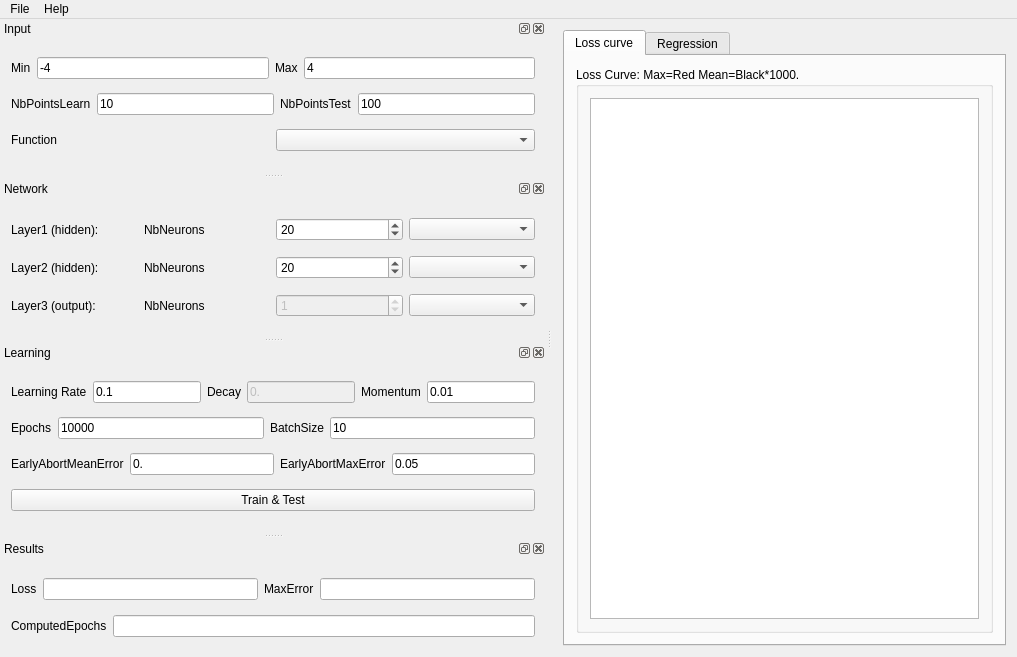
<?xml version="1.0" encoding="UTF-8"?>
<ui version="4.0">
 <class>MainWindow</class>
 <widget class="QMainWindow" name="MainWindow">
  <property name="geometry">
   <rect>
    <x>0</x>
    <y>0</y>
    <width>1017</width>
    <height>657</height>
   </rect>
  </property>
  <property name="windowTitle">
   <string>Function regression test</string>
  </property>
  <property name="documentMode">
   <bool>false</bool>
  </property>
  <widget class="QWidget" name="centralWidget">
   <layout class="QGridLayout" name="gridLayout">
    <item row="0" column="1">
     <widget class="QTabWidget" name="tabWidget">
      <property name="sizePolicy">
       <sizepolicy hsizetype="Preferred" vsizetype="Preferred">
        <horstretch>0</horstretch>
        <verstretch>0</verstretch>
       </sizepolicy>
      </property>
      <property name="currentIndex">
       <number>0</number>
      </property>
      <widget class="QWidget" name="tab">
       <attribute name="title">
        <string>Loss curve</string>
       </attribute>
       <layout class="QGridLayout" name="gridLayout_3">
        <item row="0" column="0">
         <widget class="QGroupBox" name="groupBox">
          <property name="sizePolicy">
           <sizepolicy hsizetype="Preferred" vsizetype="Preferred">
            <horstretch>0</horstretch>
            <verstretch>0</verstretch>
           </sizepolicy>
          </property>
          <property name="title">
           <string>Loss Curve: Max=Red Mean=Black*1000.</string>
          </property>
          <layout class="QGridLayout" name="gridLayout_2">
           <item row="0" column="0">
            <widget class="QGraphicsView" name="gvLearningCurve">
             <property name="sizePolicy">
              <sizepolicy hsizetype="Preferred" vsizetype="Preferred">
               <horstretch>0</horstretch>
               <verstretch>0</verstretch>
              </sizepolicy>
             </property>
             <property name="dragMode">
              <enum>QGraphicsView::ScrollHandDrag</enum>
             </property>
            </widget>
           </item>
          </layout>
         </widget>
        </item>
       </layout>
      </widget>
      <widget class="QWidget" name="tab_2">
       <attribute name="title">
        <string>Regression</string>
       </attribute>
       <layout class="QGridLayout" name="gridLayout_5">
        <item row="0" column="0">
         <widget class="QGroupBox" name="groupBox_2">
          <property name="title">
           <string>Red=truth, Blue=net output</string>
          </property>
          <layout class="QGridLayout" name="gridLayout_7">
           <item row="0" column="0">
            <widget class="QGraphicsView" name="gvRegression">
             <property name="sizePolicy">
              <sizepolicy hsizetype="Preferred" vsizetype="Preferred">
               <horstretch>0</horstretch>
               <verstretch>0</verstretch>
              </sizepolicy>
             </property>
             <property name="dragMode">
              <enum>QGraphicsView::ScrollHandDrag</enum>
             </property>
            </widget>
           </item>
          </layout>
         </widget>
        </item>
       </layout>
      </widget>
     </widget>
    </item>
   </layout>
  </widget>
  <widget class="QMenuBar" name="menuBar">
   <property name="geometry">
    <rect>
     <x>0</x>
     <y>0</y>
     <width>1017</width>
     <height>21</height>
    </rect>
   </property>
   <widget class="QMenu" name="menuFile">
    <property name="title">
     <string>File</string>
    </property>
    <addaction name="actionQuit"/>
   </widget>
   <widget class="QMenu" name="menuHelp">
    <property name="title">
     <string>Help</string>
    </property>
    <addaction name="actionAbout"/>
   </widget>
   <addaction name="menuFile"/>
   <addaction name="menuHelp"/>
  </widget>
  <widget class="QDockWidget" name="dockWidget_7">
   <property name="windowTitle">
    <string>Input</string>
   </property>
   <attribute name="dockWidgetArea">
    <number>1</number>
   </attribute>
   <widget class="QWidget" name="dockWidgetContents_7">
    <layout class="QVBoxLayout" name="verticalLayout">
     <item>
      <layout class="QHBoxLayout" name="horizontalLayout_10">
       <item>
        <widget class="QLabel" name="label_19">
         <property name="text">
          <string>Min</string>
         </property>
        </widget>
       </item>
       <item>
        <widget class="QLineEdit" name="leInputMin">
         <property name="text">
          <string>-4</string>
         </property>
        </widget>
       </item>
       <item>
        <widget class="QLabel" name="label_18">
         <property name="text">
          <string>Max</string>
         </property>
        </widget>
       </item>
       <item>
        <widget class="QLineEdit" name="leInputMax">
         <property name="text">
          <string>4</string>
         </property>
        </widget>
       </item>
      </layout>
     </item>
     <item>
      <layout class="QHBoxLayout" name="horizontalLayout_11">
       <item>
        <widget class="QLabel" name="label_20">
         <property name="text">
          <string>NbPointsLearn</string>
         </property>
        </widget>
       </item>
       <item>
        <widget class="QLineEdit" name="leNbPointsLearn">
         <property name="text">
          <string>10</string>
         </property>
        </widget>
       </item>
       <item>
        <widget class="QLabel" name="label_21">
         <property name="text">
          <string>NbPointsTest</string>
         </property>
        </widget>
       </item>
       <item>
        <widget class="QLineEdit" name="leNbPointsTest">
         <property name="text">
          <string>100</string>
         </property>
        </widget>
       </item>
      </layout>
     </item>
     <item>
      <layout class="QHBoxLayout" name="horizontalLayout_9">
       <item>
        <widget class="QLabel" name="label_6">
         <property name="text">
          <string>Function</string>
         </property>
        </widget>
       </item>
       <item>
        <widget class="QComboBox" name="cbFunction"/>
       </item>
      </layout>
     </item>
    </layout>
   </widget>
  </widget>
  <widget class="QDockWidget" name="dockWidget">
   <property name="sizePolicy">
    <sizepolicy hsizetype="Expanding" vsizetype="Minimum">
     <horstretch>0</horstretch>
     <verstretch>0</verstretch>
    </sizepolicy>
   </property>
   <property name="windowTitle">
    <string>Network</string>
   </property>
   <attribute name="dockWidgetArea">
    <number>1</number>
   </attribute>
   <widget class="QWidget" name="dockWidgetContents">
    <layout class="QVBoxLayout" name="verticalLayout_4">
     <item>
      <layout class="QHBoxLayout" name="horizontalLayout_7">
       <item>
        <widget class="QLabel" name="label_15">
         <property name="text">
          <string>Layer1 (hidden):</string>
         </property>
        </widget>
       </item>
       <item>
        <widget class="QLabel" name="label_17">
         <property name="text">
          <string>NbNeurons</string>
         </property>
        </widget>
       </item>
       <item>
        <widget class="QSpinBox" name="sbNbNeurons2">
         <property name="minimum">
          <number>1</number>
         </property>
         <property name="maximum">
          <number>200</number>
         </property>
         <property name="value">
          <number>20</number>
         </property>
        </widget>
       </item>
       <item>
        <widget class="QComboBox" name="cbActivationLayer1">
         <property name="currentText">
          <string/>
         </property>
        </widget>
       </item>
      </layout>
     </item>
     <item>
      <layout class="QHBoxLayout" name="horizontalLayout">
       <item>
        <widget class="QLabel" name="label_16">
         <property name="text">
          <string>Layer2 (hidden):</string>
         </property>
        </widget>
       </item>
       <item>
        <widget class="QLabel" name="label">
         <property name="text">
          <string>NbNeurons</string>
         </property>
        </widget>
       </item>
       <item>
        <widget class="QSpinBox" name="sbNbNeurons3">
         <property name="minimum">
          <number>1</number>
         </property>
         <property name="maximum">
          <number>200</number>
         </property>
         <property name="value">
          <number>20</number>
         </property>
        </widget>
       </item>
       <item>
        <widget class="QComboBox" name="cbActivationLayer2"/>
       </item>
      </layout>
     </item>
     <item>
      <layout class="QHBoxLayout" name="horizontalLayout_8">
       <item>
        <widget class="QLabel" name="label_2">
         <property name="text">
          <string>Layer3 (output):</string>
         </property>
        </widget>
       </item>
       <item>
        <widget class="QLabel" name="label_3">
         <property name="text">
          <string>NbNeurons</string>
         </property>
        </widget>
       </item>
       <item>
        <widget class="QSpinBox" name="spinBox_2">
         <property name="enabled">
          <bool>false</bool>
         </property>
         <property name="value">
          <number>1</number>
         </property>
        </widget>
       </item>
       <item>
        <widget class="QComboBox" name="cbActivationLayer3"/>
       </item>
      </layout>
     </item>
    </layout>
   </widget>
  </widget>
  <widget class="QDockWidget" name="dockWidget_3">
   <property name="sizePolicy">
    <sizepolicy hsizetype="Expanding" vsizetype="Minimum">
     <horstretch>0</horstretch>
     <verstretch>0</verstretch>
    </sizepolicy>
   </property>
   <property name="windowTitle">
    <string>Learning</string>
   </property>
   <attribute name="dockWidgetArea">
    <number>1</number>
   </attribute>
   <widget class="QWidget" name="dockWidgetContents_3">
    <layout class="QGridLayout" name="gridLayout_4">
     <item row="0" column="0">
      <layout class="QHBoxLayout" name="horizontalLayout_4">
       <item>
        <widget class="QLabel" name="label_9">
         <property name="text">
          <string>Learning Rate</string>
         </property>
        </widget>
       </item>
       <item>
        <widget class="QLineEdit" name="leLearningRate">
         <property name="text">
          <string>0.1</string>
         </property>
        </widget>
       </item>
       <item>
        <widget class="QLabel" name="label_11">
         <property name="text">
          <string>Decay</string>
         </property>
        </widget>
       </item>
       <item>
        <widget class="QLineEdit" name="leDecay">
         <property name="enabled">
          <bool>false</bool>
         </property>
         <property name="text">
          <string>0.</string>
         </property>
        </widget>
       </item>
       <item>
        <widget class="QLabel" name="label_10">
         <property name="text">
          <string>Momentum</string>
         </property>
        </widget>
       </item>
       <item>
        <widget class="QLineEdit" name="leMomentum">
         <property name="text">
          <string>0.01</string>
         </property>
        </widget>
       </item>
      </layout>
     </item>
     <item row="2" column="0">
      <layout class="QHBoxLayout" name="horizontalLayout_6">
       <item>
        <widget class="QLabel" name="label_4">
         <property name="text">
          <string>EarlyAbortMeanError</string>
         </property>
        </widget>
       </item>
       <item>
        <widget class="QLineEdit" name="leEarlyAbortMeanError">
         <property name="text">
          <string>0.</string>
         </property>
        </widget>
       </item>
       <item>
        <widget class="QLabel" name="label_14">
         <property name="text">
          <string>EarlyAbortMaxError</string>
         </property>
        </widget>
       </item>
       <item>
        <widget class="QLineEdit" name="leEarlyAbortMaxError">
         <property name="text">
          <string>0.05</string>
         </property>
        </widget>
       </item>
      </layout>
     </item>
     <item row="1" column="0">
      <layout class="QHBoxLayout" name="horizontalLayout_3">
       <item>
        <widget class="QLabel" name="label_8">
         <property name="text">
          <string>Epochs</string>
         </property>
        </widget>
       </item>
       <item>
        <widget class="QLineEdit" name="leEpochs">
         <property name="text">
          <string>10000</string>
         </property>
        </widget>
       </item>
       <item>
        <widget class="QLabel" name="label_7">
         <property name="text">
          <string>BatchSize</string>
         </property>
        </widget>
       </item>
       <item>
        <widget class="QLineEdit" name="leBatchSize">
         <property name="text">
          <string>10</string>
         </property>
        </widget>
       </item>
      </layout>
     </item>
     <item row="3" column="0">
      <widget class="QPushButton" name="pushButton">
       <property name="text">
        <string>Train &amp;&amp; Test</string>
       </property>
      </widget>
     </item>
    </layout>
   </widget>
  </widget>
  <widget class="QDockWidget" name="dockWidget_4">
   <property name="sizePolicy">
    <sizepolicy hsizetype="Expanding" vsizetype="Minimum">
     <horstretch>0</horstretch>
     <verstretch>0</verstretch>
    </sizepolicy>
   </property>
   <property name="windowTitle">
    <string>Results</string>
   </property>
   <attribute name="dockWidgetArea">
    <number>1</number>
   </attribute>
   <widget class="QWidget" name="dockWidgetContents_4">
    <layout class="QGridLayout" name="gridLayout_6">
     <item row="1" column="0">
      <layout class="QHBoxLayout" name="horizontalLayout_5">
       <item>
        <widget class="QLabel" name="label_13">
         <property name="text">
          <string>ComputedEpochs</string>
         </property>
        </widget>
       </item>
       <item>
        <widget class="QLineEdit" name="leComputedEpochs"/>
       </item>
      </layout>
     </item>
     <item row="0" column="0">
      <layout class="QHBoxLayout" name="horizontalLayout_2">
       <item>
        <widget class="QLabel" name="label_5">
         <property name="text">
          <string>Loss</string>
         </property>
        </widget>
       </item>
       <item>
        <widget class="QLineEdit" name="leMSE">
         <property name="readOnly">
          <bool>true</bool>
         </property>
        </widget>
       </item>
       <item>
        <widget class="QLabel" name="label_12">
         <property name="text">
          <string>MaxError</string>
         </property>
        </widget>
       </item>
       <item>
        <widget class="QLineEdit" name="leMaxError"/>
       </item>
      </layout>
     </item>
    </layout>
   </widget>
  </widget>
  <action name="actionQuit">
   <property name="text">
    <string>Exit</string>
   </property>
  </action>
  <action name="actionAbout">
   <property name="text">
    <string>About</string>
   </property>
  </action>
 </widget>
 <layoutdefault spacing="6" margin="11"/>
 <resources/>
 <connections/>
</ui>
